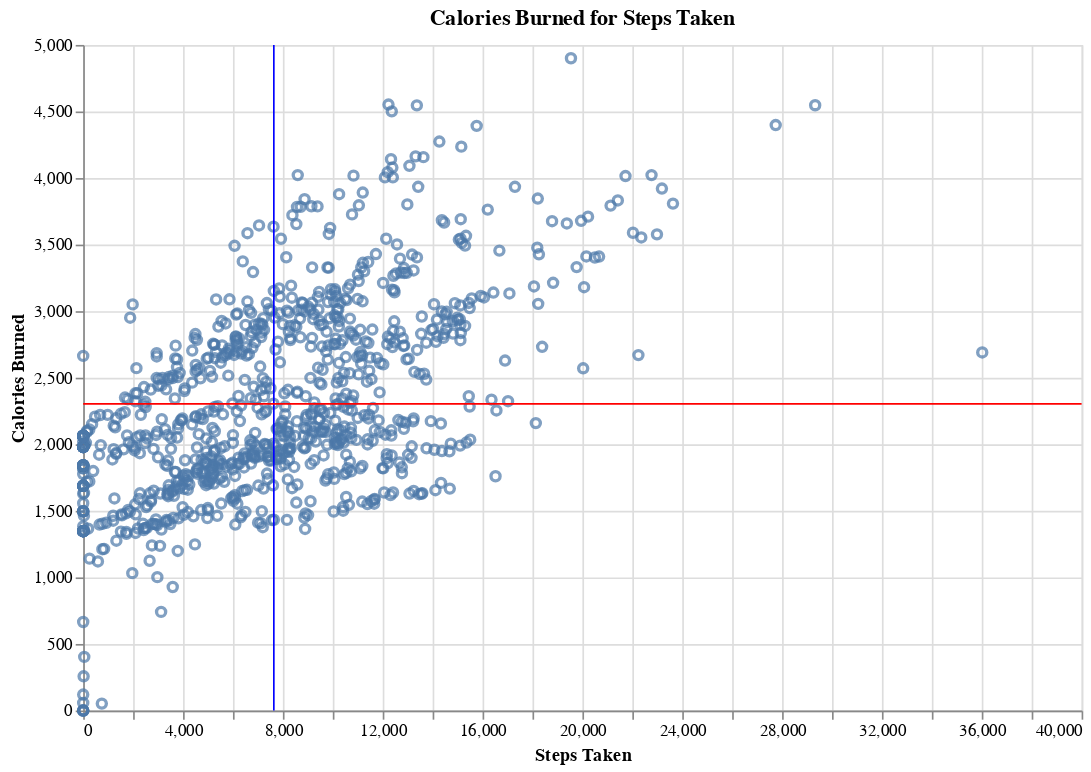

The cell this chart's notebook holds for it:
### Markdown cell above
**Usage Frequency throughout the Week**

This histogram shows us the frequence use of the FitBit app in terms of days of the week.

1. Through our data we discovered that users are more likely to track their data Tuesday - Thursday in the middle of the week rather than the end/beginning of the week.
    
2. The data also shows a steady drop starting on Friday and continuning to drop up until Monday.

### Code cell
brush = alt.selection(type='interval')
base = alt.Chart(df).add_selection(brush)

points = base.mark_point().encode(
    x = alt.X('TotalSteps:Q', title = 'Steps Taken'),
    y = alt.Y('Calories:Q', title = 'Calories Burned'),
).properties(width=600, height=400, title="Calories Burned for Steps Taken")

rule = alt.Chart(df).mark_rule(color='blue').encode(
    x='mean(TotalSteps):Q'
)

rule2 = alt.Chart(df).mark_rule(color='red').encode(
    y='mean(Calories):Q'
)

(points + rule + rule2)

### Figure 1 — Vega-Lite specification as saved in the notebook (floating-point values rounded to 4 significant figures; data arrays with more than 128 entries replaced by an {"elided": "..."} marker saying what was removed)
{"config": {"view": {"continuousWidth": 400, "continuousHeight": 300}}, "layer": [{"mark": "point", "encoding": {"x": {"field": "TotalSteps", "title": "Steps Taken", "type": "quantitative"}, "y": {"field": "Calories", "title": "Calories Burned", "type": "quantitative"}}, "height": 400, "selection": {"selector003": {"type": "interval"}}, "title": "Calories Burned for Steps Taken", "width": 600}, {"mark": {"type": "rule", "color": "blue"}, "encoding": {"x": {"aggregate": "mean", "field": "TotalSteps", "type": "quantitative"}}}, {"mark": {"type": "rule", "color": "red"}, "encoding": {"y": {"aggregate": "mean", "field": "Calories", "type": "quantitative"}}}], "data": {"name": "data-682f2c8324a641a930fb9c53282b4830"}, "$schema": "https://vega.github.io/schema/vega-lite/v4.17.0.json", "datasets": {"data-682f2c8324a641a930fb9c53282b4830": {"elided": "940 records"}}}
